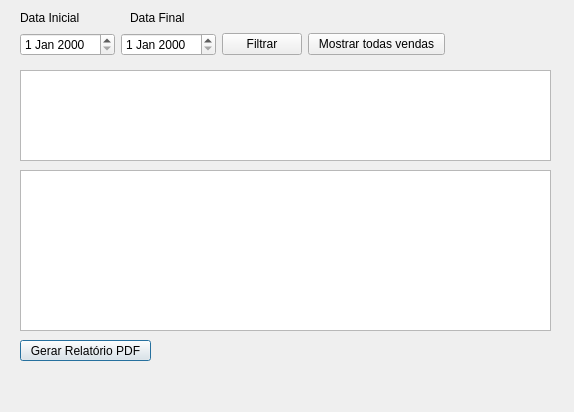
<?xml version="1.0" encoding="UTF-8"?>
<ui version="4.0">
 <class>fm_gestaoVendas</class>
 <widget class="QDialog" name="fm_gestaoVendas">
  <property name="geometry">
   <rect>
    <x>0</x>
    <y>0</y>
    <width>574</width>
    <height>412</height>
   </rect>
  </property>
  <property name="windowTitle">
   <string>Dialog</string>
  </property>
  <widget class="QPushButton" name="btn_relatorioPDF">
   <property name="geometry">
    <rect>
     <x>20</x>
     <y>340</y>
     <width>131</width>
     <height>21</height>
    </rect>
   </property>
   <property name="text">
    <string>Gerar Relatório PDF</string>
   </property>
  </widget>
  <widget class="QLabel" name="label">
   <property name="geometry">
    <rect>
     <x>20</x>
     <y>10</y>
     <width>65</width>
     <height>16</height>
    </rect>
   </property>
   <property name="text">
    <string>Data Inicial</string>
   </property>
  </widget>
  <widget class="QLabel" name="label_2">
   <property name="geometry">
    <rect>
     <x>130</x>
     <y>10</y>
     <width>61</width>
     <height>16</height>
    </rect>
   </property>
   <property name="text">
    <string>Data Final</string>
   </property>
  </widget>
  <widget class="QTableWidget" name="tw_listaVendas">
   <property name="geometry">
    <rect>
     <x>20</x>
     <y>70</y>
     <width>531</width>
     <height>91</height>
    </rect>
   </property>
  </widget>
  <widget class="QTableWidget" name="tw_listaProdutosVendas">
   <property name="geometry">
    <rect>
     <x>20</x>
     <y>170</y>
     <width>531</width>
     <height>161</height>
    </rect>
   </property>
  </widget>
  <widget class="QWidget" name="layoutWidget">
   <property name="geometry">
    <rect>
     <x>20</x>
     <y>30</y>
     <width>425</width>
     <height>29</height>
    </rect>
   </property>
   <layout class="QHBoxLayout" name="horizontalLayout_2">
    <item>
     <layout class="QHBoxLayout" name="horizontalLayout">
      <item>
       <widget class="QDateEdit" name="de_dataini"/>
      </item>
      <item>
       <widget class="QDateEdit" name="de_datafim"/>
      </item>
      <item>
       <widget class="QPushButton" name="btn_filtrar">
        <property name="text">
         <string>Filtrar</string>
        </property>
       </widget>
      </item>
     </layout>
    </item>
    <item>
     <widget class="QPushButton" name="btn_mostrarTodasVendas">
      <property name="text">
       <string>Mostrar todas vendas</string>
      </property>
     </widget>
    </item>
   </layout>
  </widget>
 </widget>
 <resources/>
 <connections/>
</ui>
